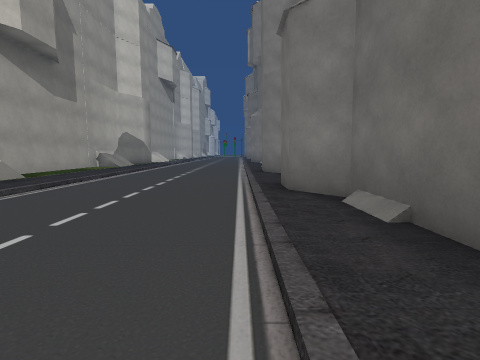
View 1 (above)

21 first-person views from a walk through a 3-D level made in the Unity game engine. The camera is 1.4 m above the floor, tilts 6° down and sees 85° across. The floor is counted in squares, 2 m on a side. Each view is taken from the middle of a square. On the plan, view 1 faces up. The plan holds only what a view shows up to about 9 squares ahead; the rest is blank. The place goes on beyond the plan. The player character is not drawn. Some surface patterns are stand-ins.

View 2
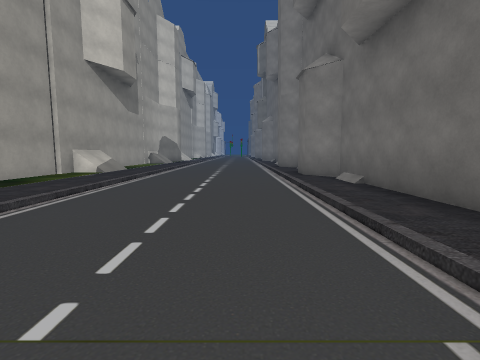

View 3
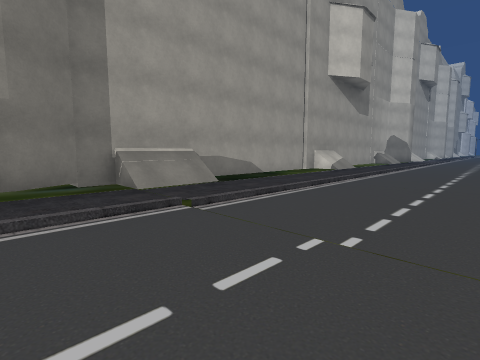

View 4
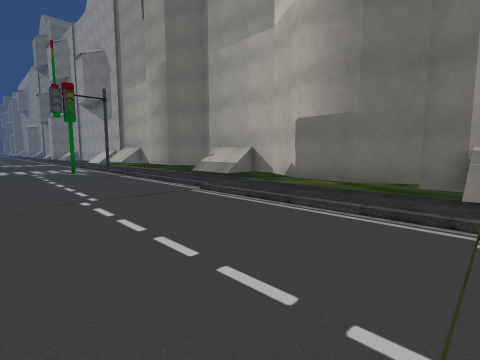

View 5
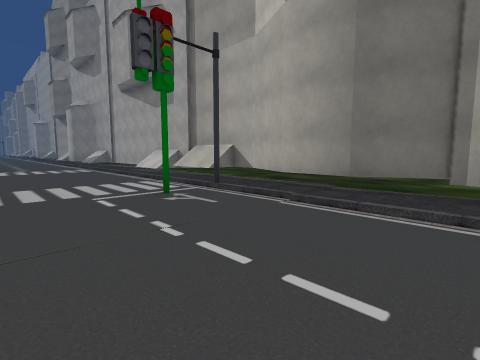

View 6
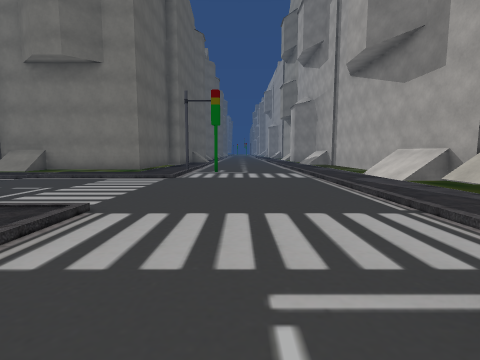

View 7
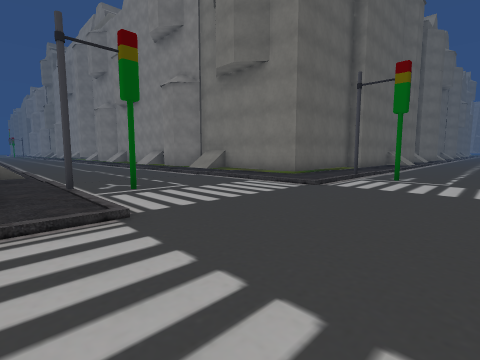

View 8
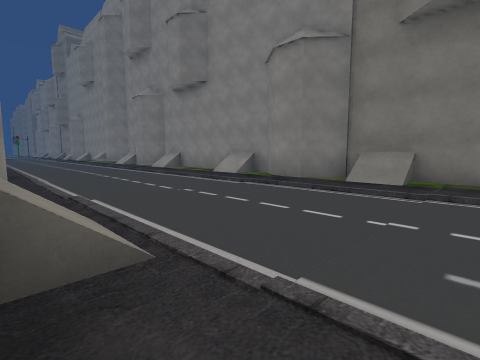

View 9
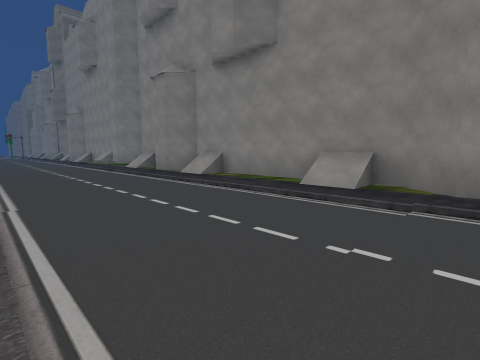

View 10
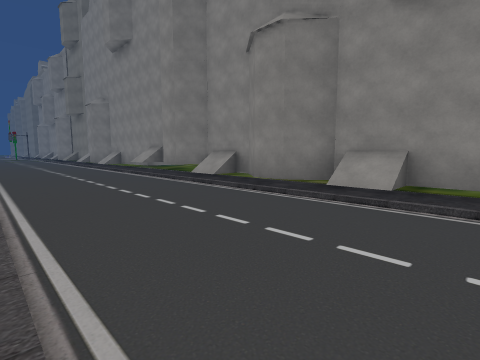

View 11
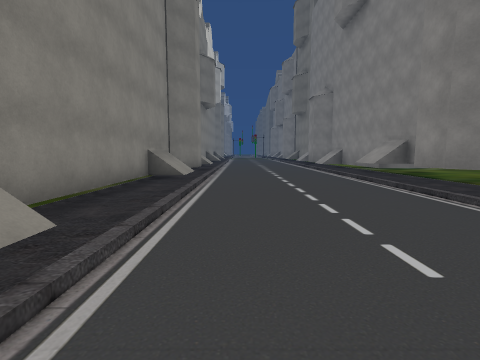

View 12
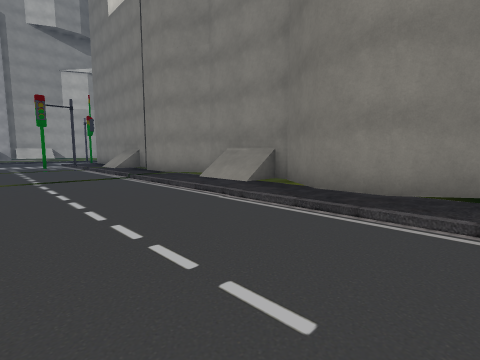

View 13
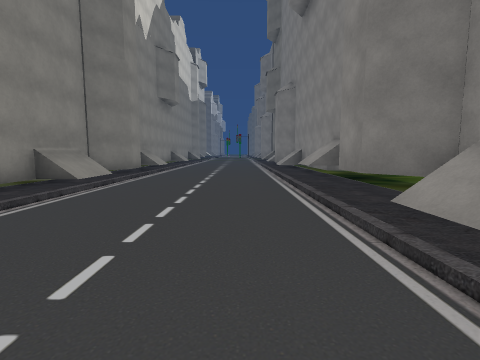

View 14
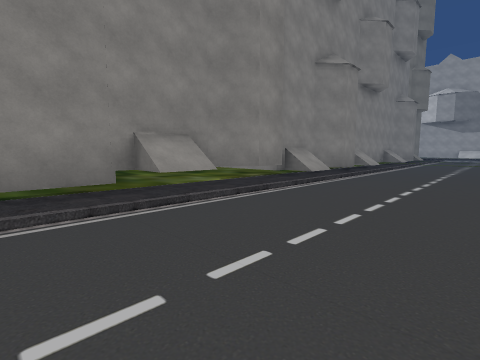

View 15
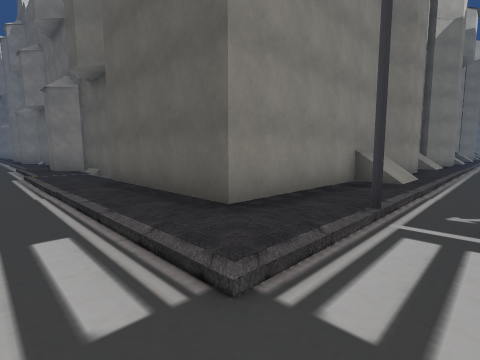

View 16
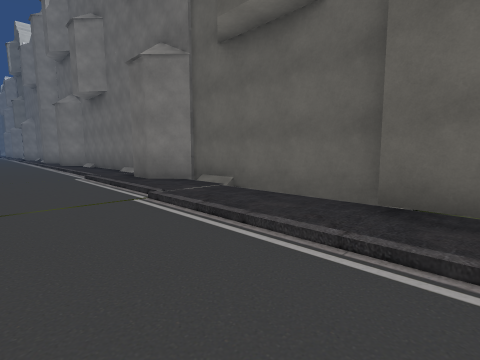

View 17
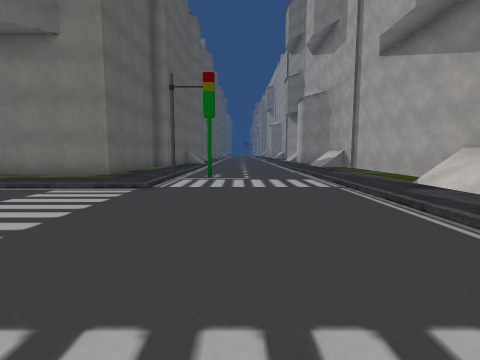

View 18
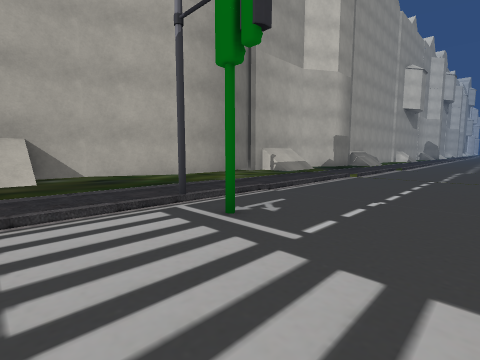

View 19
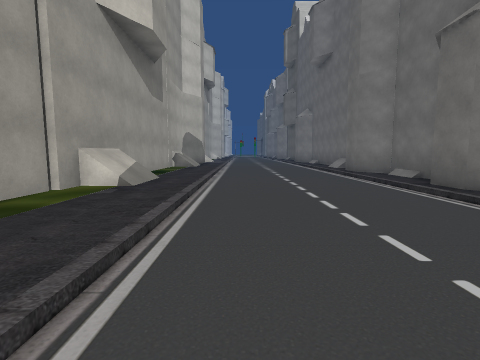

View 20
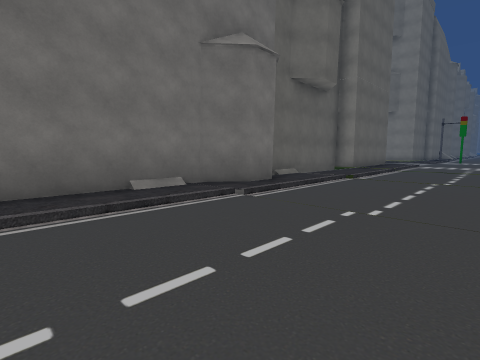

View 21
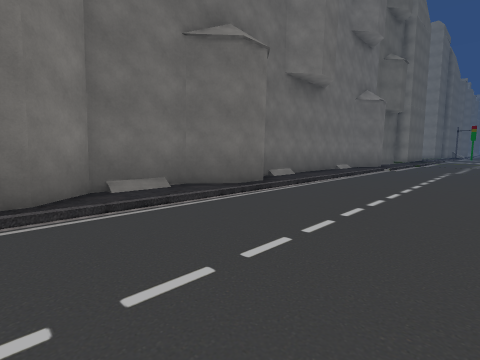

### Floor plan
Key: @ floor where view 1 was taken; # wall or solid block; . main floor; : floor 0.25 m higher than the main floor; - floor 0.5 m lower than the main floor; / step, stairs or slope; ^ raised ledge; O other object.
Columns run from 12 left of view 1 to 25 right of it. Each row starts with its distance up from view 1.
  9       #:/.../O
  8       #:/.../:#
  7       #:/.../:#
  6       #//.../:#
  5       #//.../##
  4       #:/.../O#
  3       #:/.../:#
  2       #:/.../:#
  1       #:/.../:#
  0       #:/...@:#
 -1       #//.../:#
 -2       #//.../:#
 -3       O:/.../##
 -4       #:/.../O#
 -5       #:/.../:#
 -6       #:/.../:#
 -7       #//.../:#
 -8       #//.../:#
 -9       #:/.../#O
-10  -    #:/.../#
-11  -    #:/.../O
-12 --    #:/.../#       ^###
-13 --    #:/.../::::/:##.O/.###O/..../OO#
-14        :/...//////////////////////////
-15       #:/.............................
-16    OOO#//.............................
-17       #//.............................
-18       #//...//////////////////////////
-19       #:/.../:::O/:#.O/..//##.O.##OO..
-20        :/.../:########O############O##
-21       #:/.../:                     O
-22     OO#:/.../:                     O

Where each view was taken, in squares from view 1:
view 1: 0 up, 0 right, facing up
view 2: 3 down, 1 left, facing up
view 3: 4 down, 1 left, facing up-left
view 4: 2 down, 1 left, facing down-left
view 5: 8 down, 1 left, facing down-left
view 6: 11 down, 2 left, facing down
view 7: 13 down, 3 left, facing down-right
view 8: 13 down, 3 right, facing down-right
view 9: 14 down, 7 right, facing down-right
view 10: 14 down, 12 right, facing down-right
view 11: 15 down, 15 right, facing right
view 12: 17 down, 15 right, facing up-left
view 13: 17 down, 16 right, facing right
view 14: 15 down, 25 right, facing down-left
view 15: 15 down, 1 left, facing up-right
view 16: 10 down, 2 left, facing up-right
view 17: 13 down, 2 left, facing down
view 18: 14 down, 1 left, facing up-left
view 19: 0 up, 3 left, facing up
view 20: 1 up, 3 left, facing down-right
view 21: 9 up, 3 left, facing down-right
